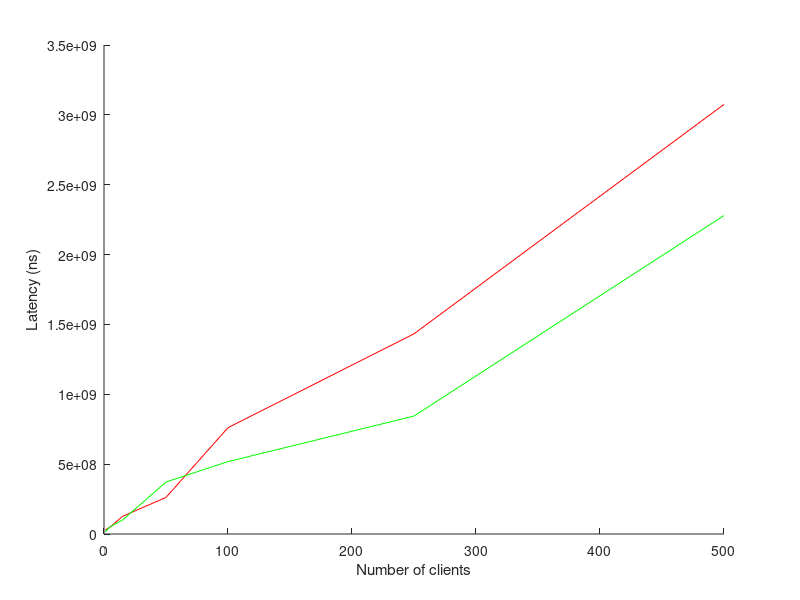
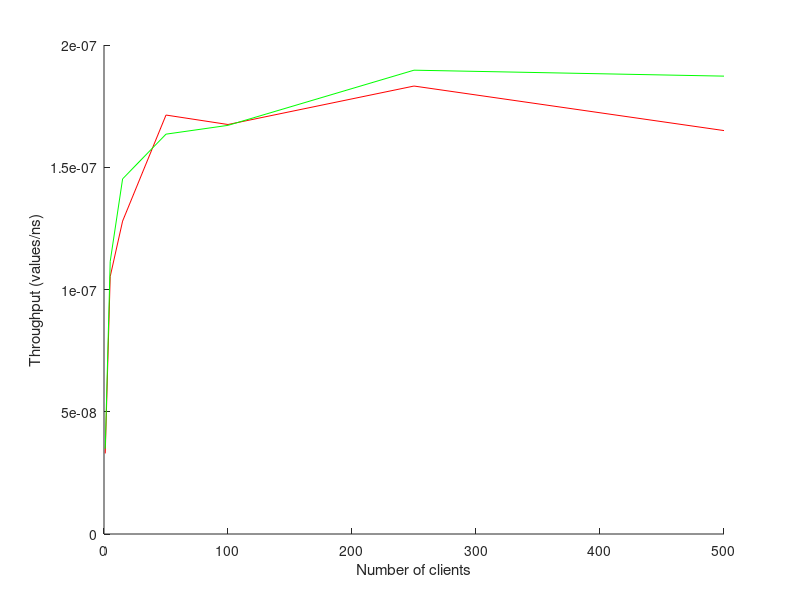

These figures' MATLAB source, in order:
x = [1, 5, 15, 50, 100, 250, 500];
trans = 10.*x;

y_latency_log = [28050891, 50955158, 126745638, 261951906, 761000960, 1432871212, 3074847156];
total_log = [303455136, 474789276, 1172074346, 2917995417, 5970862315, 13645212505, 30303095298];

y_latency = [16206225, 52383767, 100099510, 372195364, 518105076, 844113734, 2279466792];
total = [286789371, 448524283, 1032779591, 3057385342, 5983129639, 13178675833, 26699406148];

y_throughput_log = trans ./ total_log;
y_throughput = trans ./ total;


figure(1);
hold on;
xlabel('Number of clients')
ylabel('Latency (ns)')
plot(x, y_latency_log, 'r');
plot(x, y_latency, 'g');
hold off;
print -depsc 'latency'

figure(2);
hold on;
xlabel('Number of clients')
ylabel('Throughput (values/ns)')
plot(x, y_throughput_log, 'r');
plot(x, y_throughput, 'g');
hold off;
print -depsc 'throughput'
